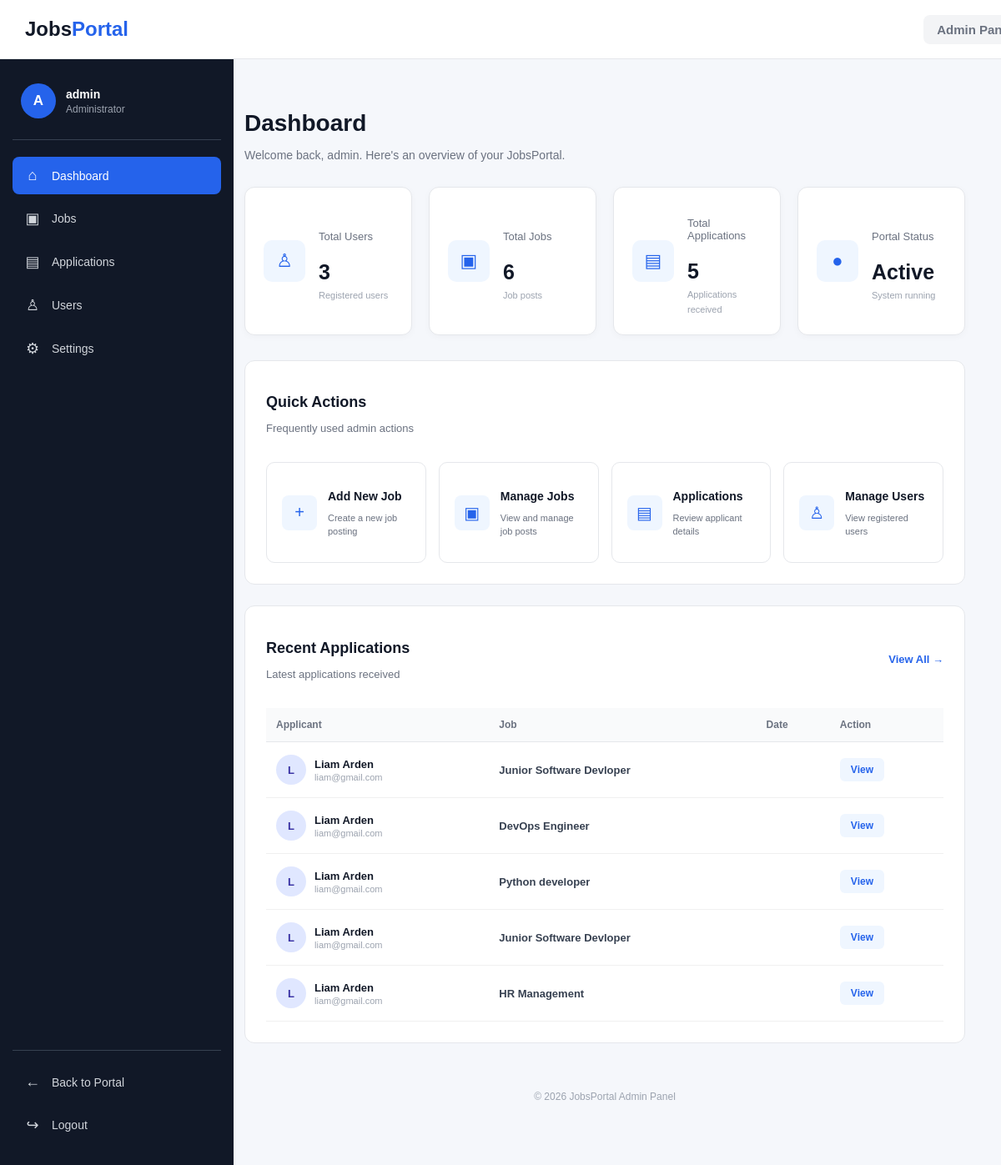
Page /admin-dashboard (signed in) on the committed database.
### jobs/models.py (models this page shows, shortened)
class Applications(models.Model):
    job=models.ForeignKey(Jobs,on_delete=models.CASCADE)
    user=models.ForeignKey(User,on_delete=models.CASCADE)
    resume=models.FileField(blank=True,upload_to='resume')
    date=models.DateField(auto_now_add=True)

class Jobs(models.Model):
    title=models.CharField(max_length=100)
    sector=models.ForeignKey(Sectors,on_delete=models.CASCADE)
    company=models.ForeignKey(Company,on_delete=models.CASCADE)
    location=models.CharField(max_length=50)
    description=models.TextField()
    salary=models.CharField(max_length=50)
    post_date=models.DateField(auto_now_add=True)
    slug=models.SlugField(blank=True)
    is_active=models.BooleanField(default=True)
    end_date=models.DateField()

### jobs/views.py (the view)
    def wrapper(request,*args,**kwargs):
        if request.user.is_superuser:
            return fun(request,*args,**kwargs)
        else:
            messages.error(request,"Permission denied!")
            return redirect("all_jobs")

### jobs/context_processors.py (called while the page is built)
def allSectors(request):
    all_sectors=Sectors.objects.all()
    return dict(sectors=all_sectors)

### jobs/views.py (called while the page is built, shortened)
def admin_permission(fun):
    def wrapper(request,*args,**kwargs):
        if request.user.is_superuser:
            return fun(request,*args,**kwargs)
        else:
            messages.error(request,"Permission denied!")
            return redirect("all_jobs")
    return wrapper

@admin_permission
def adminDashboard(request,sector=None):
    if not request.user.is_superuser:
        return redirect("user_dashboard")
    data={
    "total_users":User.objects.filter(is_superuser=False).count(),
    "total_jobs":Jobs.objects.count(),
    "total_applications":Applications.objects.count(),
    }
    applications=Applications.objects.all()
    search = request.GET.get("search")
    if sector:
        job=Jobs.objects.filter(sector__id=sector,is_active=True)
    else:
        job=Jobs.objects.filter(is_active=True)
    return render(request,"admin-dashboard.html",{'data':data,"applications":applications,"search":search,"job":job})

### templates/admin-dashboard.html (shortened to what this page needs)
{% load static %}
<!DOCTYPE html>
<html lang="en">
<head>
    <link rel="stylesheet" href="{% static 'css/admin.css' %}">
</head>
<body>
    <header class="top-navbar">
        <div class="portal-logo">
            <a href="{% url 'home' %}">
                Jobs<span>Portal</span>
            </a>
        </div>
        <div class="admin-panel-title">
            <span>Admin Panel</span>
        </div>
    </header>
    <div class="admin-layout">
        <aside class="sidebar">
            <div class="sidebar-header">
                <div class="admin-avatar">
                    {{ user.username|first|upper }}
                </div>
                <div class="admin-info">
                    <strong>{{ user.username }}</strong>
                    <small>Administrator</small>
                </div>
            </div>
            <nav class="sidebar-nav">
                <a href="{% url 'admin_dashboard' %}" class="nav-item active">
                    <span class="nav-icon">⌂</span>
                    <span>Dashboard</span>
                </a>
                <a href="{% url 'admin_job' %}" class="nav-item">
                    <span class="nav-icon">▣</span>
                    <span>Jobs</span>
                </a>
                <a href="#" class="nav-item">
                    <span class="nav-icon">▤</span>
                    <span>Applications</span>
                </a>
                <a href="{% url 'view_users' %}" class="nav-item">
                    <span class="nav-icon">♙</span>
                    <span>Users</span>
                </a>
                <a href="#" class="nav-item">
                    <span class="nav-icon">⚙</span>
                    <span>Settings</span>
                </a>
            </nav>
            <div class="sidebar-bottom">
                <a href="#" class="nav-item">
                    <span class="nav-icon">←</span>
                    <span>Back to Portal</span>
                </a>
                <a href="{% url 'logout' %}" class="nav-item logout-item">
                    <span class="nav-icon">↪</span>
                    <span>Logout</span>
                </a>
            </div>
        </aside>
        <main class="main-content">
            <div class="page-header">
                <div>
                    <h1>Dashboard</h1>
                    <p>
                        Welcome back, {{ user.username }}.
                        Here's an overview of your JobsPortal.
                    </p>
                </div>
            </div>
            <section class="stats-grid">
                <a href="{% url 'view_users' %}" class="stat-card">
                    <div class="stat-icon users-icon">
                        ♙
                    </div>
                    <div class="stat-info">
                        <p>Total Users</p>
                        <h2>{{ data.total_users }}</h2>
                        <span>Registered users</span>
                    </div>
                </a>
                <a href="{% url 'admin_job' %}" class="stat-card">
                    <div class="stat-icon jobs-icon">
                        ▣
                    </div>
                    <div class="stat-info">
                        <p>Total Jobs</p>
                        <h2>{{ data.total_jobs }}</h2>
                        <span>Job posts</span>
                    </div>
                </a>
                <a href="#" class="stat-card">
                    <div class="stat-icon applications-icon">
                        ▤
                    </div>
                    <div class="stat-info">
                        <p>Total Applications</p>
                        <h2>{{ data.total_applications }}</h2>
                        <span>Applications received</span>
                    </div>
                </a>
                <div class="stat-card">
                    <div class="stat-icon active-icon">
                        ●
                    </div>
                    <div class="stat-info">
                        <p>Portal Status</p>
                        <h2>Active</h2>
                        <span>System running</span>
                    </div>
                </div>
            </section>
            <section class="content-section">
                <div class="section-header">
                    <div>
                        <h2>Quick Actions</h2>
                        <p>Frequently used admin actions</p>
                    </div>
                </div>
                <div class="quick-actions">
                    <a href="{% url 'add_jobs' %}" class="action-card">
                        <div class="action-icon">
                            +
                        </div>
                        <div>
                            <h3>Add New Job</h3>
                            <p>Create a new job posting</p>
                        </div>
                    </a>
                    <a href="{% url 'admin_job' %}" class="action-card">
                        <div class="action-icon">
                            ▣
                        </div>
                        <div>
                            <h3>Manage Jobs</h3>
                            <p>View and manage job posts</p>
                        </div>
                    </a>
                    <a href="#" class="action-card">
                        <div class="action-icon">
                            ▤
                        </div>
                        <div>
                            <h3>Applications</h3>
                            <p>Review applicant details</p>
                        </div>
                    </a>
                    <a href="{% url 'view_users' %}" class="action-card">
                        <div class="action-icon">
                            ♙
                        </div>
                        <div>
                            <h3>Manage Users</h3>
                            <p>View registered users</p>
                        </div>
                    </a>
                </div>
            </section>
            <section class="content-section">
                <div class="section-header">
                    <div>
                        <h2>Recent Applications</h2>
                        <p>Latest applications received</p>
                    </div>
                    <a href="#" class="view-all">
                        View All →
                    </a>
                </div>
                <div class="applications-table-wrapper">
                    <table class="applications-table">
                        <thead>
                            <tr>
                                <th>Applicant</th>
                                <th>Job</th>
                                <th>Date</th>
                                <th>Action</th>
                            </tr>
                        </thead>
                        <tbody>
                            {% for d in applications %}
                            <tr>
                                <td>
                                    <div class="applicant">
                                        <div class="applicant-avatar">
                                            {{ d.user.first_name|first|upper }}
                                        </div>
                                        <div>
                                            <strong>
                                                {{ d.user.first_name }}
                                                {{ d.user.last_name }}
                                            </strong>
                                            <small>
                                                {{ d.user.username }}
                                            </small>
                                        </div>
                                    </div>
                                </td>
                                <td>
                                    <strong>{{ d.job.title }}</strong>
                                </td>
                                <td>
                                </td>
                                <td>
                                    <a
                                        href="{% url 'application_details' d.id %}"
                                        class="details-btn">
                                        View
                                    </a>
                                </td>
                            </tr>
                            {% empty %}
                            <tr>
                                <td colspan="4" class="empty-state">
                                    No applications found.
                                </td>
                            </tr>
                            {% endfor %}
                        </tbody>
                    </table>
                </div>
            </section>
            <footer class="admin-footer">
                <p>
                    © 2026 JobsPortal Admin Panel
                </p>
            </footer>
        </main>
    </div>
</body>
</html>

### rows in the picture
Applications: user.first_name|first "L", user.first_name "Liam", user.last_name "Arden", user.username "liam@gmail.com", job "Junior Software Devloper"
Applications: user.first_name|first "L", user.first_name "Liam", user.last_name "Arden", user.username "liam@gmail.com", job "DevOps Engineer"
Applications: user.first_name|first "L", user.first_name "Liam", user.last_name "Arden", user.username "liam@gmail.com", job "Python developer"
Applications: user.first_name|first "L", user.first_name "Liam", user.last_name "Arden", user.username "liam@gmail.com", job "Junior Software Devloper"
Applications: user.first_name|first "L", user.first_name "Liam", user.last_name "Arden", user.username "liam@gmail.com", job "HR Management"

### other values in the picture
{{ user.username|first|upper }} "A"
{{ user.username }} "admin"
{{ data.total_users }} "3"
{{ data.total_jobs }} "6"
{{ data.total_applications }} "5"
